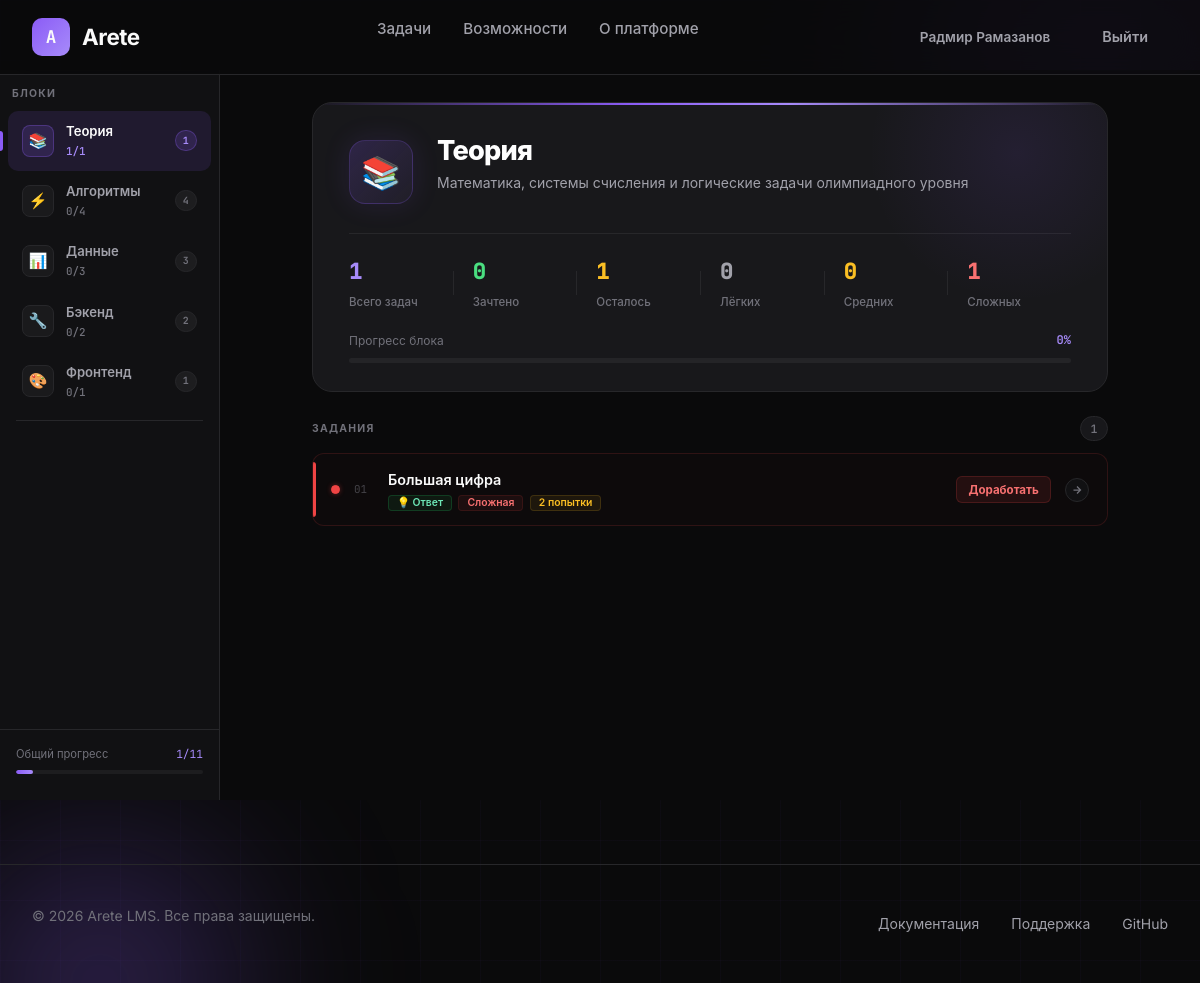
/lms/theory (signed in), run on the app's committed database.
### models.py (models this page shows, shortened)
class User(UserMixin, db.Model):
    __tablename__ = "users"
    id = db.Column(db.Integer, primary_key=True)
    username = db.Column(db.String(80), unique=True, nullable=False)
    email = db.Column(db.String(120), unique=True, nullable=False)
    first_name = db.Column(db.String(50), nullable=False)
    last_name = db.Column(db.String(50), nullable=False)
    password_hash = db.Column(db.String(256), nullable=False)
    created_at = db.Column(db.DateTime, default=datetime.now)
    submissions = db.relationship("Submission", backref="user", lazy=True)
    def solved_in_block(self, block):
        return (
            Submission.query.filter_by(user_id=self.id, passed=True)
            .join(Task)
            .filter(Task.block == block)
            .count()
        )

class Task(db.Model):
    __tablename__ = "tasks"
    id = db.Column(db.Integer, primary_key=True)
    block = db.Column(db.String(50), nullable=False)
    title = db.Column(db.String(200), nullable=False)
    description = db.Column(db.Text, nullable=False)
    task_type = db.Column(db.String(50), nullable=False)
    expected_output = db.Column(db.Text, nullable=True)
    test_cases_json = db.Column(db.Text, nullable=True)
    difficulty = db.Column(db.String(20), default="medium")
    order_num = db.Column(db.Integer, default=0)
    max_score = db.Column(db.Integer, default=100)
    attempts_limit = db.Column(db.Integer, nullable=True)
    time_limit = db.Column(db.String(40), nullable=True)
    memory_limit = db.Column(db.String(40), nullable=True)
    input_format = db.Column(db.String(80), nullable=True)
    output_format = db.Column(db.String(80), nullable=True)
    submissions = db.relationship("Submission", backref="task", lazy=True)

### routes/web.py (the view)
@web_bp.route("/lms/<block_key>")
def lms(block_key):
    if block_key not in BLOCKS:
        return redirect(url_for("web.lms_root"))
    block_info = BLOCKS[block_key]
    tasks = Task.query.filter_by(block=block_key).order_by(Task.order_num).all()
    user_id = current_user.id if current_user.is_authenticated else None
    tasks_data = _build_tasks_data(tasks, user_id)
    total = len(tasks)
    solved_count = sum(1 for td in tasks_data if td["solved"])
    all_blocks, total_solved, total_tasks = _build_all_blocks_summary()
    return render_template(
        "lms.html",
        block_key=block_key,
        block_info=block_info,
        tasks_data=tasks_data,
        total=total,
        solved_count=solved_count,
        all_blocks=all_blocks,
        total_solved=total_solved,
        total_tasks=total_tasks,
    )

### templates/lms.html (shortened to what this page needs)
{% extends "base.html" %}
{% block extra_css %}
<link rel="stylesheet" href="{{ url_for('static', filename='css/lms.css') }}">
{% endblock %}
{% block content %}
<div class="lms-layout">
    <aside class="lms-sidebar">
        <div class="sidebar-section">Блоки</div>
        {% for b in all_blocks %}
        <a href="{{ url_for('web.lms', block_key=b.key) }}"
           class="sidebar-block {% if b.key == block_key %}active{% endif %}">
            <div class="sb-icon">{{ b.icon }}</div>
            <div class="sb-info">
                <div class="sb-name">{{ b.name }}</div>
                {% if current_user.is_authenticated %}
                <div class="sb-prog">{{ b.solved }}/{{ b.count }}</div>
                {% else %}
                <div class="sb-prog">{{ b.count }} задач</div>
                {% endif %}
            </div>
            <span class="sb-pill">{{ b.count }}</span>
        </a>
        {% endfor %}
        <div class="sidebar-divider"></div>
        {% if current_user.is_authenticated %}
        <div class="sidebar-footer">
            <div class="sidebar-total-progress">
                <div class="sidebar-total-label">
                    <span>Общий прогресс</span>
                    <span>{{ total_solved }}/{{ total_tasks }}</span>
                </div>
                <div class="st-track">
                    <div class="st-fill" id="totalFill" data-pct="{{ (total_solved / total_tasks * 100) | int if total_tasks > 0 else 0 }}" style="width: 0%"></div>
                </div>
            </div>
        </div>
        {% endif %}
    </aside>
    <div class="lms-content">
        <div class="lms-main">
            <div class="block-hero">
                <div class="bh-glow"></div>
                <div class="bh-body">
                    <div class="bh-icon">{{ block_info.icon }}</div>
                    <div class="bh-text">
                        <h1>{{ block_info.name }}</h1>
                        <p>{{ block_info.description }}</p>
                    </div>
                </div>
                <div class="bh-stats">
                    <div class="bh-stat">
                        <span class="bh-sv purple">{{ total }}</span>
                        <span class="bh-sl">Всего задач</span>
                    </div>
                    {% if current_user.is_authenticated %}
                    <div class="bh-stat">
                        <span class="bh-sv green">{{ solved_count }}</span>
                        <span class="bh-sl">Зачтено</span>
                    </div>
                    <div class="bh-stat">
                        <span class="bh-sv yellow">{{ total - solved_count }}</span>
                        <span class="bh-sl">Осталось</span>
                    </div>
                    {% endif %}
                    <div class="bh-stat">
                        <span class="bh-sv" style="color:#a1a1aa;">{{ tasks_data | selectattr('task.difficulty','equalto','easy') | list | length }}</span>
                        <span class="bh-sl">Лёгких</span>
                    </div>
                    <div class="bh-stat">
                        <span class="bh-sv yellow">{{ tasks_data | selectattr('task.difficulty','equalto','medium') | list | length }}</span>
                        <span class="bh-sl">Средних</span>
                    </div>
                    <div class="bh-stat">
                        <span class="bh-sv red">{{ tasks_data | selectattr('task.difficulty','equalto','hard') | list | length }}</span>
                        <span class="bh-sl">Сложных</span>
                    </div>
                </div>
                {% if current_user.is_authenticated and total > 0 %}
                <div class="bh-progress">
                    {% set pct = (solved_count / total * 100) | int %}
                    <div class="bh-prog-header">
                        <span class="bh-prog-label">Прогресс блока</span>
                        <span class="bh-prog-pct" id="progPct">{{ pct }}%</span>
                    </div>
                    <div class="bh-prog-track">
                    </div>
                </div>
                {% endif %}
            </div>
            <div class="tasks-hdr">
                <span class="tasks-hdr-label">Задания</span>
                <span class="tasks-hdr-count">{{ total }}</span>
            </div>
            {% if current_user.is_authenticated %}
            <div class="tasks-list" id="tasksList">
                {% if tasks_data %}
                    {% for td in tasks_data %}
                    {% set t = td.task %}
                    <a href="{{ url_for('web.task', task_id=t.id) }}"
                       class="task-row {% if td.last_verdict == 'accepted' %}tr-accepted{% elif td.last_verdict == 'rejected' %}tr-rejected{% endif %}"
                       style="animation-delay: {{ loop.index0 * 45 }}ms">
                        <div class="tr-dot
                            {% if td.last_verdict == 'accepted' %}d-ok
                            {% elif td.last_verdict == 'rejected' %}d-fail
                            {% endif %}"></div>
                        <span class="tr-num">{{ '%02d' % loop.index }}</span>
                        <div class="tr-info">
                            <div class="tr-title">{{ t.title }}</div>
                            <div class="tr-meta">
                                <span class="badge b-{{ t.task_type }}">
                                    {% if t.task_type == 'python' %}🐍 Python
                                    {% elif t.task_type == 'sql' %}🗄 SQL
                                    {% elif t.task_type == 'html' %}🌐 HTML/JS
                                    {% elif t.task_type == 'answer' %}💡 Ответ
                                    {% else %}{{ t.task_type }}{% endif %}
                                </span>
                                <span class="badge b-{{ t.difficulty }}">
                                    {% if t.difficulty == 'easy' %}Лёгкая
                                    {% elif t.difficulty == 'medium' %}Средняя
                                    {% elif t.difficulty == 'hard' %}Сложная
                                    {% else %}{{ t.difficulty }}{% endif %}
                                </span>
                                {% if t.attempts_limit %}
                                <span class="badge b-limit">{{ t.attempts_limit }} попытки</span>
                                {% endif %}
                            </div>
                        </div>
                        {% if td.last_verdict == 'accepted' %}
                        <span class="tr-verdict tv-ok">
                            <svg width="10" height="10" viewBox="0 0 24 24" fill="none" stroke="currentColor" stroke-width="3"><polyline points="20 6 9 17 4 12"/></svg>
                            {{ td.verdict_score }}/100
                        </span>
                        {% elif td.last_verdict == 'rejected' %}
                        <span class="tr-verdict tv-fail">Доработать</span>
                        {% endif %}
                        <div class="tr-arrow">
                            <svg width="12" height="12" viewBox="0 0 24 24" fill="none" stroke="currentColor" stroke-width="2.5"><path d="M5 12h14M12 5l7 7-7 7"/></svg>
                        </div>
                    </a>
                    {% endfor %}
                {% else %}
                <div class="tasks-empty">В этом блоке пока нет задач</div>
                {% endif %}
            </div>
            {% endif %}
        </div>
    </div>
</div>
{% endblock %}

### templates/base.html (shortened to what this page needs)
<!DOCTYPE html>
<html lang="ru">
<head>
    <link href="https://cdn.jsdelivr.net/npm/bootstrap@5.3.3/dist/css/bootstrap.min.css" rel="stylesheet">
    <link rel="stylesheet" href="{{ url_for('static', filename='css/base.css') }}">
    {% block extra_css %}{% endblock %}
</head>
<body>
    <div class="glow-orb glow-orb-2"></div>
    <nav>
        <div class="nav-container">
            <a href="{{ url_for('web.index') }}" class="logo">
                <div class="logo-icon">A</div>
                <span class="logo-text">Arete</span>
            </a>
            <ul class="nav-links">
                {% if current_user.is_authenticated %}
                    <li><a href="{{ url_for('web.lms_root') }}">Задачи</a></li>
                {% endif %}
                <li><a href="{{ url_for('web.index') }}#features">Возможности</a></li>
                <li><a href="{{ url_for('web.index') }}#about">О платформе</a></li>
            </ul>
            <div class="nav-buttons">
                {% if current_user.is_authenticated %}
                    <div class="nav-user">
                        <a href="{{ url_for('web.lms_root') }}" class="btn btn-ghost" style="font-size:0.85rem;padding:0.55rem 1rem;">
                            {{ current_user.first_name }} {{ current_user.last_name }}
                        </a>
                        <a href="{{ url_for('web.logout') }}" class="btn btn-ghost">Выйти</a>
                    </div>
                {% else %}
                    <a href="{{ url_for('web.login') }}" class="btn btn-ghost">Войти</a>
                    <a href="{{ url_for('web.register') }}" class="btn btn-primary">Начать бесплатно</a>
                {% endif %}
            </div>
        </div>
    </nav>
    <main>
        {% block content %}{% endblock %}
    </main>
    <footer>
        <div class="footer-container">
            <p class="footer-text">© 2026 Arete LMS. Все права защищены.</p>
            <div class="footer-links">
                <a href="#">Документация</a>
                <a href="#">Поддержка</a>
                <a href="#">GitHub</a>
            </div>
        </div>
    </footer>
</body>
</html>

### data on the page
User: first_name "Радмир", last_name "Рамазанов"
Task: title "Большая цифра", attempts_limit "2"

### other printed values
{{ b.icon }} "📚" "⚡" "📊" "🔧" "🎨"
{{ b.name }} "Теория" "Алгоритмы" "Данные" "Бэкенд" "Фронтенд"
{{ b.solved }} "1" "0" "0" "0" "0"
{{ b.count }} "1" "4" "3" "2" "1"
{{ total_solved }} "1"
{{ total_tasks }} "11"
{{ block_info.icon }} "📚"
{{ block_info.name }} "Теория"
{{ block_info.description }} "Математика, системы счисления и логические задачи олимпиадного уровня"
{{ total }} "1"
{{ solved_count }} "0"
{{ total - solved_count }} "1"
{{ pct }} "0"
{{ '%02d' % loop.index }} "01"
